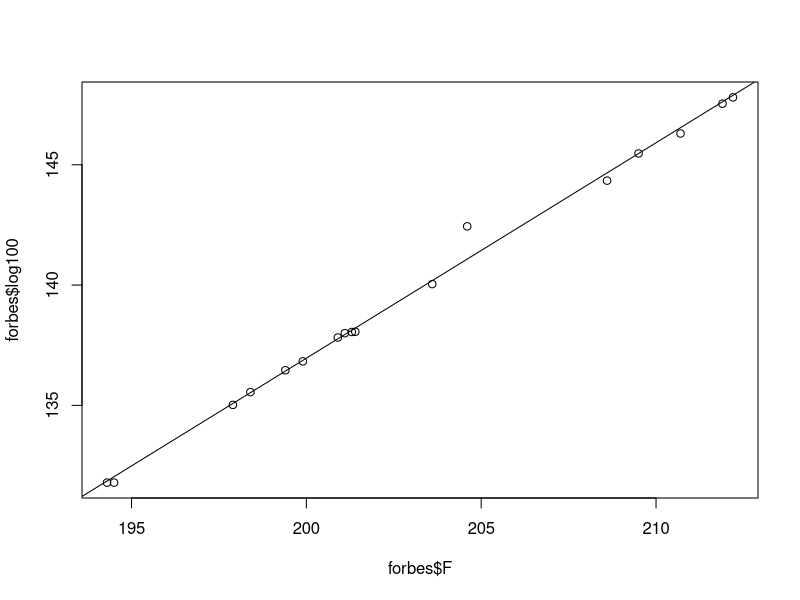
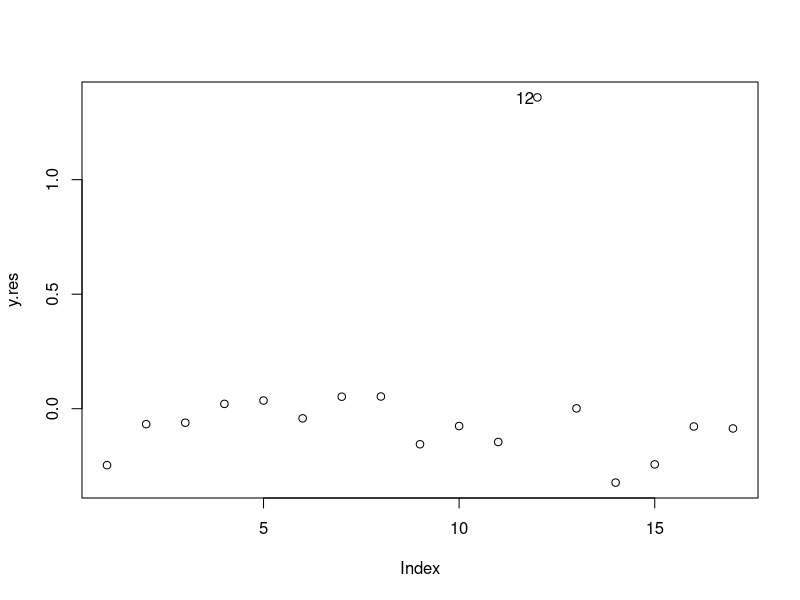

Write R code to recreate these figures, in order.
X<-matrix(c(
194.5, 20.79, 1.3179, 131.79,
194.3, 20.79, 1.3179, 131.79,
197.9, 22.40, 1.3502, 135.02,
198.4, 22.67, 1.3555, 135.55,
199.4, 23.15, 1.3646, 136.46,
199.9, 23.35, 1.3683, 136.83,
200.9, 23.89, 1.3782, 137.82,
201.1, 23.99, 1.3800, 138.00,
201.4, 24.02, 1.3806, 138.06,
201.3, 24.01, 1.3805, 138.05,
203.6, 25.14, 1.4004, 140.04,
204.6, 26.57, 1.4244, 142.44,
209.5, 28.49, 1.4547, 145.47,
208.6, 27.76, 1.4434, 144.34,
210.7, 29.04, 1.4630, 146.30,
211.9, 29.88, 1.4754, 147.54,
212.2, 30.06, 1.4780, 147.80),
ncol=4, byrow=T,
dimnames = list(1:17, c("F", "h", "log", "log100")))

forbes<-data.frame(X)
plot(forbes$F, forbes$log100)
lm.sol<-lm(log100~F, data=forbes)
summary(lm.sol)
abline(lm.sol)

y.res<-residuals(lm.sol);plot(y.res)
text(12,y.res[12], labels=12,adj=1.2)


i<-1:17; forbes12<-data.frame(X[i!=12, ])
lm12<-lm(log100~F, data=forbes12)
summary(lm12)




